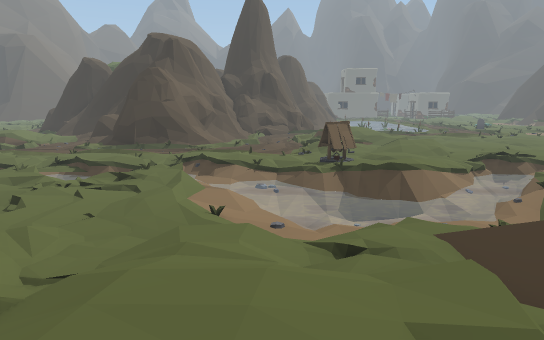
View 1 (above)

20 first-person views from a walk through a Unity game level. The camera is 1.5 m above the floor, tilts 10° down and sees 70° across. The floor is counted in squares, 1 m on a side. Each view is taken from the middle of a square. On the plan, view 1 faces up. The plan holds only what a view shows up to about 17 squares ahead; the rest is blank. The place goes on beyond the plan. The player character is not drawn. Some animated figures are not drawn.

View 2
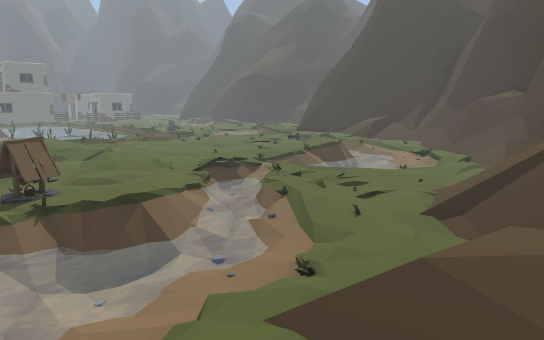

View 3
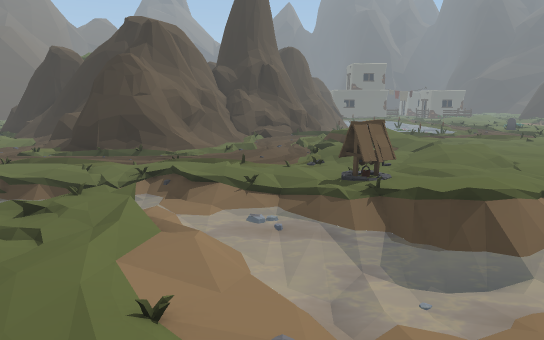

View 4
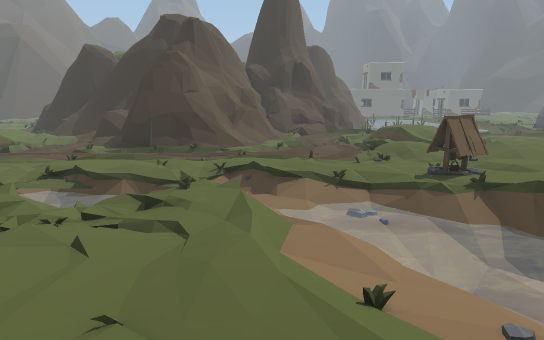

View 5
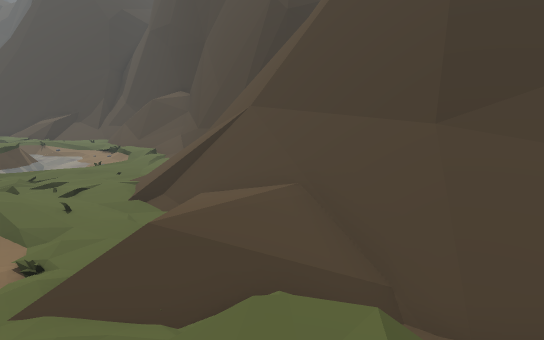

View 6
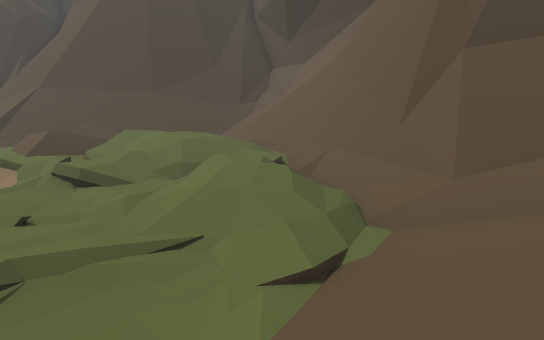

View 7
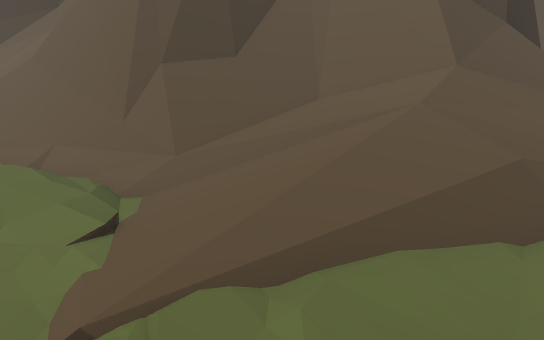

View 8
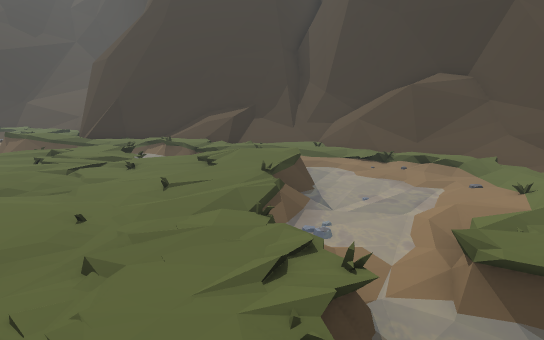

View 9
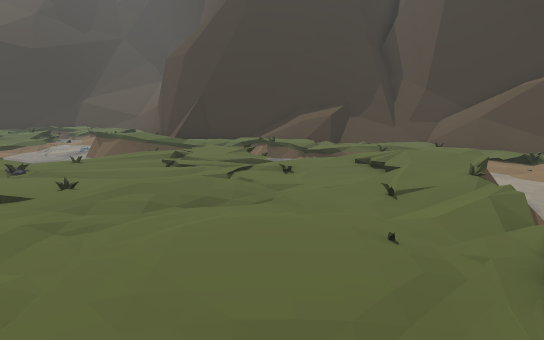

View 10
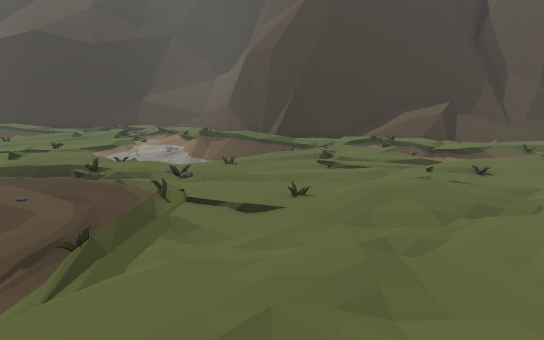

View 11
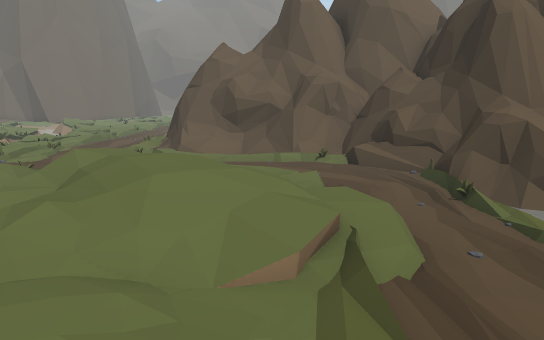

View 12
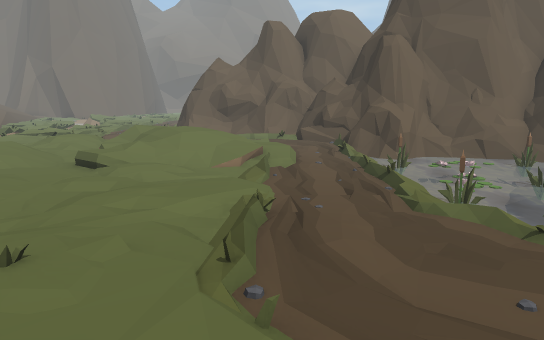

View 13
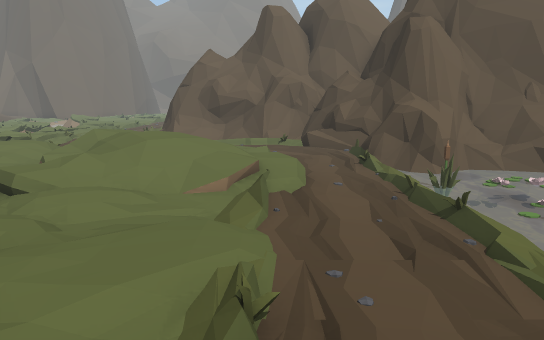

View 14
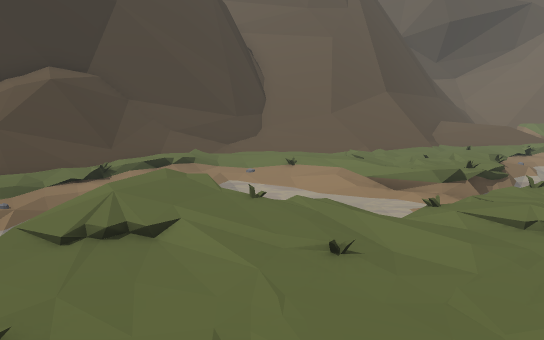

View 15
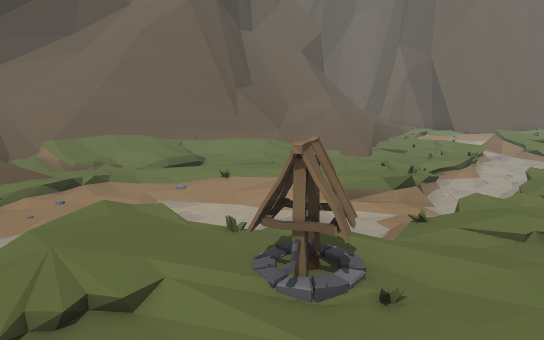

View 16
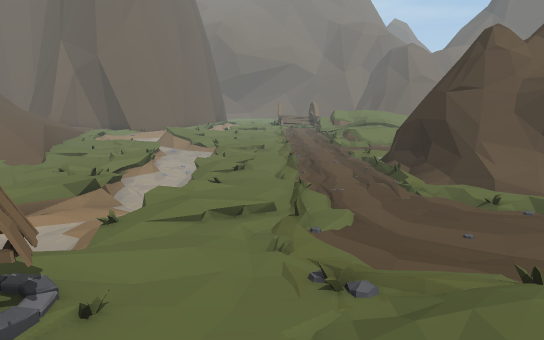

View 17
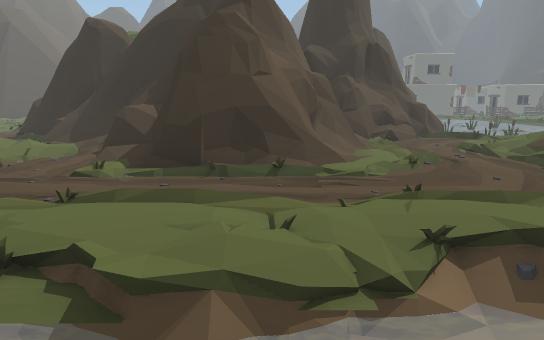

View 18
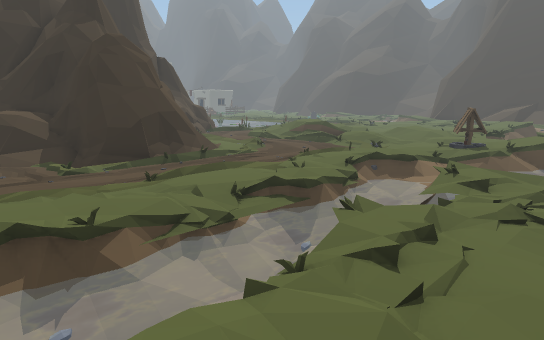

View 19
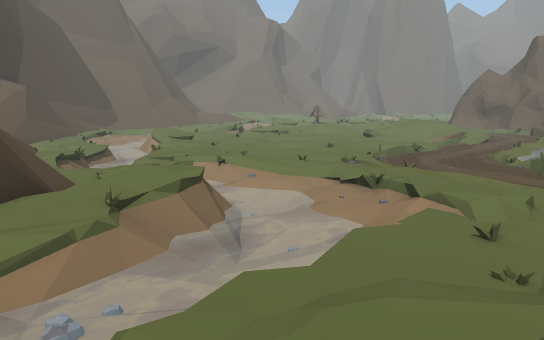

View 20
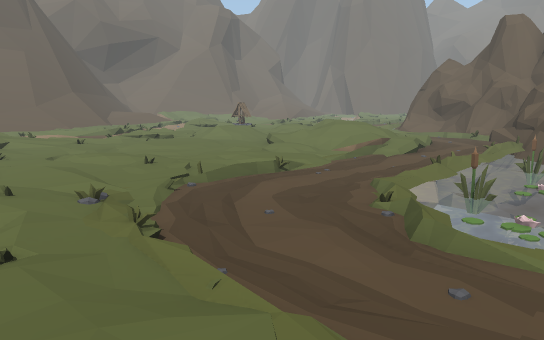

### Floor plan
Key: @ floor where view 1 was taken; # wall or solid block; x gap in a wall; . main floor; : floor 0.25 m higher than the main floor; - floor 0.25 m lower than the main floor; + floor 0.5 m higher than the main floor; _ floor 0.5 m lower than the main floor; * floor 0.75 m higher than the main floor; % floor 1.25 m higher than the main floor; / step, stairs or slope; = window, fence, low wall or low ledge; ~ water the walk can cross; ≈ water the walk keeps out of; ^ raised ledge; v drop or lower ground; O other object.
Columns run from 12 left of view 1 to 24 right of it. Each row starts with its distance up from view 1.
 30              ##≈≈≈≈O≈        ........
 29              ##≈≈≈≈≈≈≈≈≈≈-.-..//.....
 28             ##^=≈O≈≈≈O≈≈≈..-..-....//
 27            #^#x≈≈≈≈≈≈O≈//..../-~~~~~_
 26          ###^/...---...----../-~~~~≈/
 25  ##      #=//-......--...-...-~~≈~//
 24   ^#    ##=..-///:....-....//-~≈=:..
 23    ##   #=//-..////--..-....//~~::.##
 22  -#%#   #/..--//++/.-......../~ //=#
 21  //=#  ##/...///*/:........../v≈/.=#
 20  --/#####/...-/+//:............/≈/.#
 19  .-.####/....-/////...........= ≈//#
 18 .-...-.-/...-.///.//.......//≈ ≈≈//##
 17 -......--..-../:./:/.........≈≈≈.//=#
 16 ..--//.......//../:/.......//~≈..//##
 15  ..../.....//....::.../...://~≈../=##
 14  ........../........../-//::≈~/../=#
 13  /.≈≈≈≈≈≈~///.O....≈≈#_≈~~≈≈~~/../##
 12 ≈≈≈≈≈≈≈≈≈~_/~/O:/./≈≈__~~≈~~~~////##
 11 ≈≈≈≈≈/O≈/.-~≈_.:+/~≈≈////~~~--////#
 10 ≈... /.././/~~≈v=~~..../--~-//==//#
  9 ......./..//~≈~≈~~/.....//--./==/##
  8 .....--/../-_~~~~//........///=###
  7 ...//--/.../-_----/......../=####
  6 .//+/.../...//.//..///////#####
  5 //////.//./:...////////=//##
  4 /////./:+//:/://*++/==^^ /#
  3 /////=#/::/+*+///*/==^^^==#
  2 /////=#=//++*////==##^ ####
  1 ===//###=///  -//=##
  0 #########=//@////##
 -1   ##≈  ###//////###
 -2         ##=////=##
 -3           =////=#
 -4           #==##=#
 -5            ^^####

Where each view was taken, in squares from view 1:
view 1: 0 up, 0 right, facing up
view 2: 3 up, 0 right, facing up-right
view 3: 4 up, 0 right, facing up
view 4: 4 up, 2 left, facing up
view 5: 3 up, 1 left, facing right
view 6: 8 up, 9 left, facing down-right
view 7: 10 up, 9 left, facing down
view 8: 14 up, 5 right, facing right
view 9: 18 up, 6 right, facing right
view 10: 22 up, 7 right, facing right
view 11: 23 up, 10 right, facing left
view 12: 24 up, 16 right, facing left
view 13: 24 up, 13 right, facing left
view 14: 20 up, 13 right, facing down
view 15: 15 up, 5 right, facing down-left
view 16: 15 up, 5 right, facing left
view 17: 10 up, 5 left, facing up
view 18: 8 up, 12 left, facing up-right
view 19: 30 up, 24 right, facing down-left
view 20: 30 up, 17 right, facing down-left
